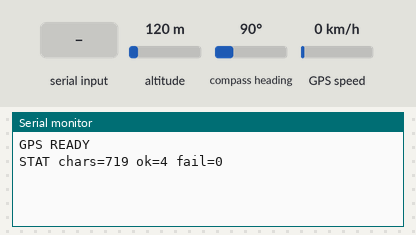
This sketch was run on a simulated Arduino Uno, built with avr-gcc and run on an emulated ATmega328P. Shown: the last lines printed to the serial monitor. The test bench sets the inputs (shaded band); at power-on: altitude 120 m, compass heading 90°, GPS speed 0 km/h. The GPS gets a fix after 3 s at 37.7749, -122.4194 with 8 satellites.

Above: at 1.2 s.
1.3 s: altitude set to 20 m
At 2.8 s:
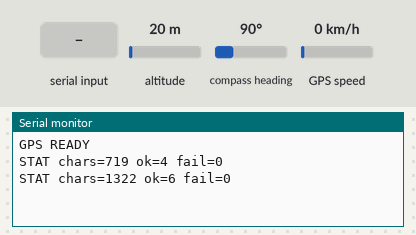
5.4 s: "1" received over the second serial link
At 6.7 s:
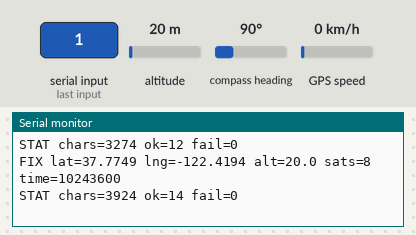
6.9 s: compass heading set to 7°
At 7.8 s:
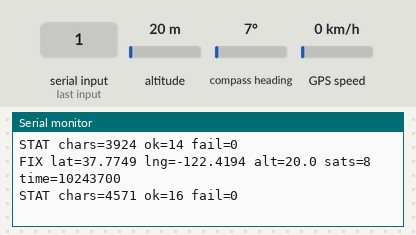
8.4 s: GPS speed set to 30 km/h
At 9.4 s:
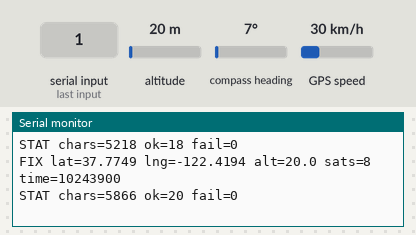
9.9 s: "0" received over the second serial link
At 10.8 s:
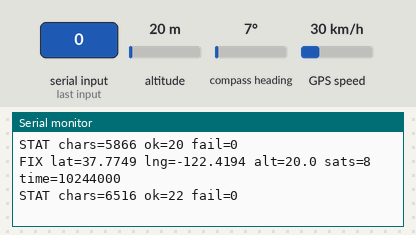

The sketch:

avr-gps-softserial.ino
```cpp
// The NEO-6M wiring of every Arduino tutorial: the module on SoftwareSerial,
// hardware Serial left for the prints. Module TX -> D4 (the sketch RX); D3 is
// the sketch TX, which the module does not listen to. Rebuild with
// project/board-buses-2026-09/harness/compile-fixture.mjs --fqbn arduino:avr:uno
// --libs TinyGPSPlus.
#include <SoftwareSerial.h>
#include <TinyGPS++.h>

TinyGPSPlus gps;
SoftwareSerial ss(4, 3);  // RX, TX

void setup() {
  Serial.begin(115200);
  ss.begin(9600);
  Serial.println("GPS READY");
}

void loop() {
  while (ss.available()) gps.encode(ss.read());
  if (gps.location.isUpdated()) {
    Serial.print("FIX lat=");
    Serial.print(gps.location.lat(), 4);
    Serial.print(" lng=");
    Serial.print(gps.location.lng(), 4);
    Serial.print(" alt=");
    Serial.print(gps.altitude.meters(), 1);
    Serial.print(" sats=");
    Serial.print(gps.satellites.value());
    Serial.print(" time=");
    Serial.println(gps.time.value());
  }
  // Once a second, what the parser has seen so far: a module on the wrong
  // pin shows up here as chars=0, a rate mismatch as fail>0.
  static unsigned long last = 0;
  if (millis() - last >= 1000) {
    last = millis();
    Serial.print("STAT chars=");
    Serial.print(gps.charsProcessed());
    Serial.print(" ok=");
    Serial.print(gps.passedChecksum());
    Serial.print(" fail=");
    Serial.println(gps.failedChecksum());
  }
}
```

Measured:
- after the input at 1.3 s, the serial monitor: prints a new line after 0.72 s (image 1)
- after the input at 5.4 s, the serial monitor: prints a new line after 0.64 s (image 2)
- after the input at 6.9 s, the serial monitor: prints a new line after 0.14 s (image 3)
- after the input at 8.4 s, the serial monitor: prints a new line after 0.64 s (image 4)
- after the input at 9.9 s, the serial monitor: prints a new line after 0.14 s (image 5)
